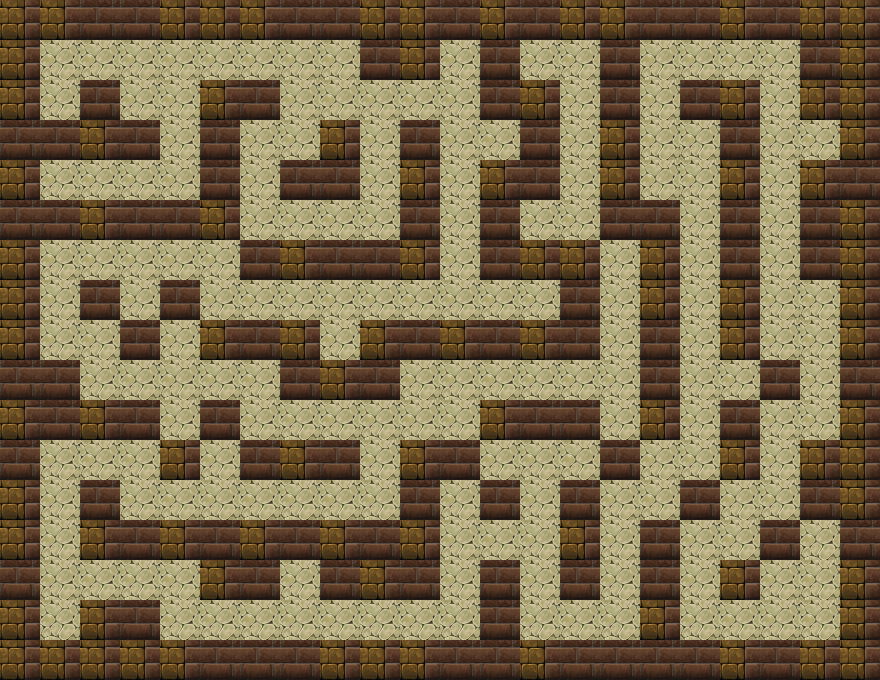

This is a level from a 2D game, rendered from its Tiled map with the project's own tilesets. A one-line summary and the complete map file follow:
An orthogonal 22x17 tile map with 40x40 px tiles, 1 tile layer (Tile Layer 1).

<map version="1.2" tiledversion="1.2.2" orientation="orthogonal" renderorder="right-down" width="22" height="17" tilewidth="40" tileheight="40" infinite="0" nextlayerid="3" nextobjectid="1">
 <tileset firstgid="1" name="tilea4" tilewidth="40" tileheight="40" tilecount="144" columns="12">
  <image source="Tilesets/ColorTiles/tilea4.png" trans="ff00ff" width="512" height="480" />
  <tile id="140">
   <properties>
    <property name="blocked" value="" />
   </properties>
  </tile>
  <tile id="141">
   <properties>
    <property name="blocked" value="" />
   </properties>
  </tile>
  <tile id="142">
   <properties>
    <property name="blocked" value="" />
   </properties>
  </tile>
 </tileset>
 <layer id="2" name="Tile Layer 1" width="22" height="17">
  <data encoding="csv">
142,142,143,143,142,142,142,143,143,142,142,143,142,143,142,142,143,143,142,143,142,142,
142,116,116,116,116,116,116,116,116,143,142,116,143,116,116,143,116,116,116,116,143,142,
142,116,143,116,116,142,143,116,116,116,116,116,143,142,116,143,116,143,142,116,142,142,
143,143,142,143,116,143,116,116,142,116,143,116,116,143,116,142,116,116,143,116,116,142,
142,116,116,116,116,143,116,143,143,116,142,116,142,143,116,142,116,116,142,116,142,143,
143,143,142,143,143,142,116,116,116,116,143,116,143,116,116,143,143,116,143,116,143,142,
142,116,116,116,116,116,143,142,143,143,142,116,143,142,142,116,142,116,143,116,143,142,
142,116,143,116,143,116,116,116,116,116,116,116,116,116,143,116,142,116,142,116,116,142,
142,116,116,143,116,142,143,142,116,142,143,142,143,142,143,116,143,116,142,116,116,142,
143,143,116,116,116,116,116,143,142,143,116,116,116,116,116,116,143,116,116,143,116,143,
142,143,142,143,116,143,116,116,116,116,116,116,142,143,143,116,142,116,143,116,116,142,
143,116,116,116,142,116,143,142,143,116,142,143,116,116,116,143,116,116,142,116,142,142,
142,116,143,116,116,116,116,116,116,116,143,116,143,116,143,116,116,143,116,116,143,142,
142,116,142,143,142,143,142,143,142,143,142,116,116,116,142,116,143,116,116,143,116,143,
143,116,116,116,116,142,143,116,143,142,143,116,143,116,143,116,143,116,142,116,116,142,
142,116,142,143,116,116,116,116,116,116,116,116,143,116,116,116,142,116,116,116,116,142,
142,142,142,142,142,143,143,143,142,142,142,143,143,142,143,143,143,143,142,143,142,142
</data>
 </layer>
</map>
